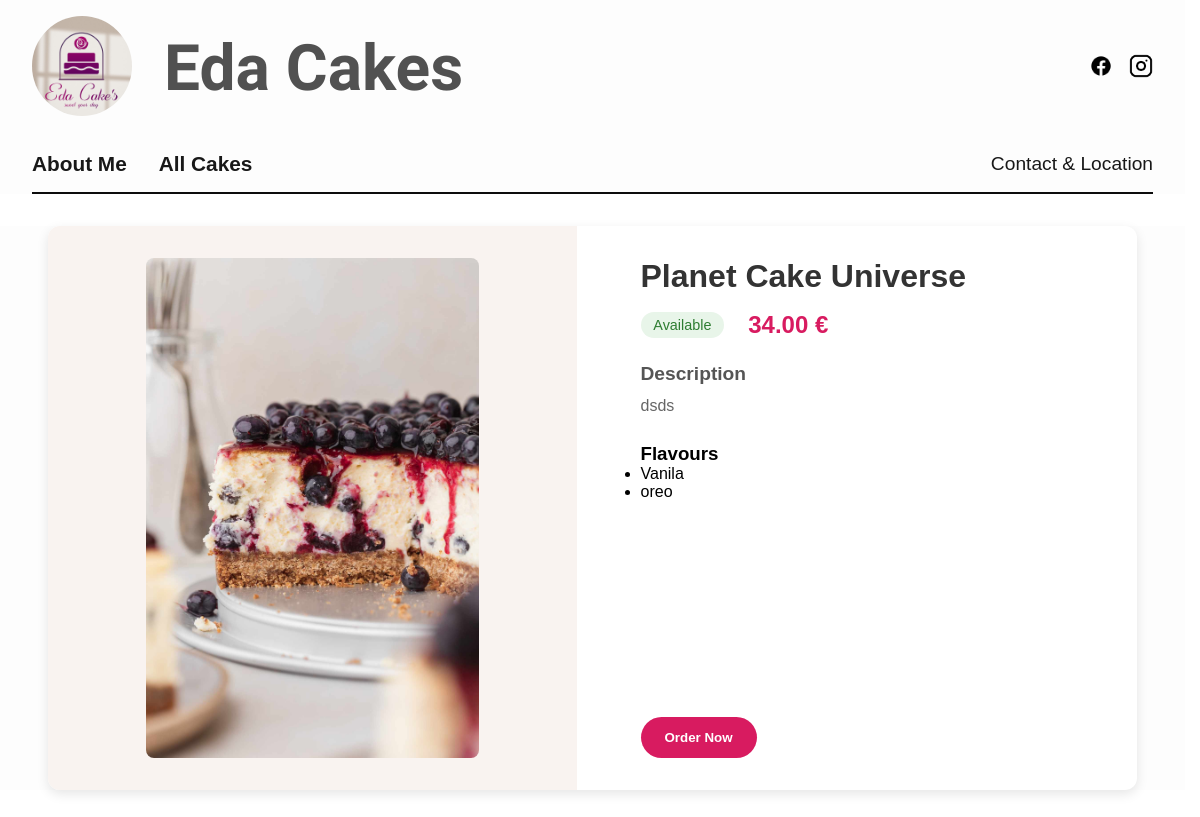
/cake/planet-cake-universe, run on the app's committed database.
### main/models.py (models this page shows, shortened)
class CakeModel(models.Model):
      name = models.CharField(max_length=100)
      short_description = models.CharField(max_length=200,  null=True, blank=True)
      description = models.TextField()
      price = models.DecimalField(max_digits=10, decimal_places=2)
      image = models.ImageField(upload_to="cakes_image")
      flavour = models.ManyToManyField(Flavour, related_name="flavour", blank=True)
      is_popular = models.BooleanField(default=False)
      is_available = models.BooleanField(default=True)
      created_at = models.DateTimeField(auto_now_add=True)
      slug = models.SlugField(max_length=100, unique=True, db_index=True)
      class Meta:
        verbose_name = "Cake"  # Singular name in admin
        verbose_name_plural = "Cakes"

class Flavour(models.Model):
      flavour_name = models.CharField(max_length=100, unique=True)
      slug = models.SlugField(max_length=100, unique=True, db_index=True)

### main/views.py (the view)
# urls.py: path('cake/<slug:cake_slug>', views.SingleCakeView.as_view(), name="cake_info" ),
class SingleCakeView(DetailView):
    template_name = "main/view_cake.html"
    model = CakeModel
    slug_field = 'slug'
    slug_url_kwarg = 'cake_slug'
    context_object_name = 'cake'
    def get_context_data(self, **kwargs):
        context = super().get_context_data(**kwargs)
        return context

### main/templates/main/view_cake.html (shortened to what this page needs)
{% extends 'base.html' %}
{% load static %}
{% block css_files %}
  <link rel="stylesheet" href="{% static 'main/cake_view.css' %}" />
{% endblock %}
{% block content %}
<div class="cake-detail-container">
  <div class="cake-detail">
    <div class="cake-image-container">
      <img src="{{cake.image.url}}" alt="{{cake.name}}" class="cake-detail-image">
    </div>
    <div class="cake-detail-info">
      <h1 class="cake-title">{{cake.name}}</h1>
      <div class="cake-meta">
        {% if cake.is_available %}
          <span class="availability available">Available</span>
        {% else %}
          <span class="availability unavailable">Currently Unavailable</span>
        {% endif %}
        <span class="cake-price">{{cake.price}} €</span>
      </div>
      <div class="cake-description">
        <h3>Description</h3>
        <p>{{cake.description}}</p>
      </div>
      {% if cake.flavour.exists %}
      <div class="cake-flavours">
        <h3>Flavours</h3>
        <ul>
        {% for flavour in cake.flavour.all %}
          <li>{{ flavour.flavour_name }}</li>
        {% endfor %}
        </ul>
      </div>
      {% endif %}
      {% if cake.is_available %}
      <div class="cake-actions">
        <button class="order-button">Order Now</button>
      </div>
      {% endif %}
    </div>
  </div>
</div>
{% endblock %}

### static/style.css (style rules this page uses)
* { margin: 0; padding: 0; }

### static/include/header.css (style rules this page uses)
html { box-sizing: border-box; width: 100vw; overflow-x: hidden; }
*, *:before, *:after { box-sizing: inherit; }
body { margin: 0; padding: 0; width: 100%; overflow-y: scroll; font-family: Arial, sans-serif; }
body { padding-right: calc(100vw - 100%); }

### main/static/main/cake_view.css (style rules this page uses)
.cake-detail-container { max-width: 80rem; margin: 2rem auto; padding: 0 1rem; }
.cake-detail { display: flex; flex-direction: column; gap: 2rem; background: #fff; border-radius: 12px; box-shadow: 0 4px 12px rgba(0,0,0,0.1); overflow: hidden; }
@media (min-width: 768px) { .cake-detail { flex-direction: row; } }
.cake-image-container { flex: 1; background: #f9f3f0; display: flex; align-items: center; justify-content: center; padding: 2rem; }
.cake-detail-image { max-width: 100%; height: auto; max-height: 500px; object-fit: contain; border-radius: 8px; }
.cake-detail-info { flex: 1; padding: 2rem; display: flex; flex-direction: column; }
.cake-title { font-size: 2rem; color: #333; margin-bottom: 1rem; }
.cake-meta { display: flex; gap: 1.5rem; align-items: center; margin-bottom: 1.5rem; }
.availability { padding: 0.3rem 0.8rem; border-radius: 20px; font-size: 0.9rem; font-weight: 500; }
.available { background: #e8f5e9; color: #2e7d32; }
.cake-price { font-size: 1.5rem; font-weight: 700; color: #d81b60; }
.cake-description, .cake-ingredients { margin-bottom: 1.5rem; }
.cake-description h3, .cake-ingredients h3 { font-size: 1.2rem; margin-bottom: 0.5rem; color: #555; }
.cake-description p { color: #666; line-height: 1.6; }
.cake-actions { display: flex; gap: 1rem; margin-top: auto; padding-top: 1.5rem; }
.order-button, .wishlist-button { padding: 0.8rem 1.5rem; border: none; border-radius: 30px; font-weight: 600; cursor: pointer; transition: all 0.3s ease; }
.order-button { background: #d81b60; color: white; }

### data on the page
CakeModel: image (picture), name "Planet Cake Universe", price "34.00", description "dsds"
Flavour: flavour_name "Vanila"
Flavour: flavour_name "oreo"
